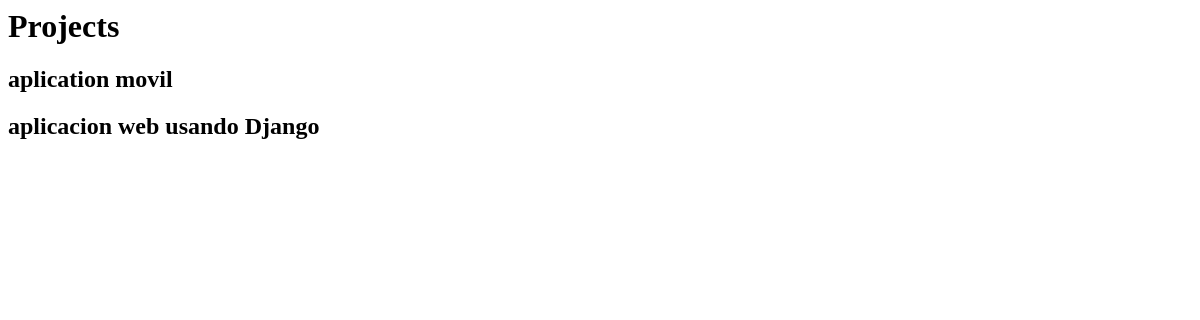
The app's page /projects/, older data.
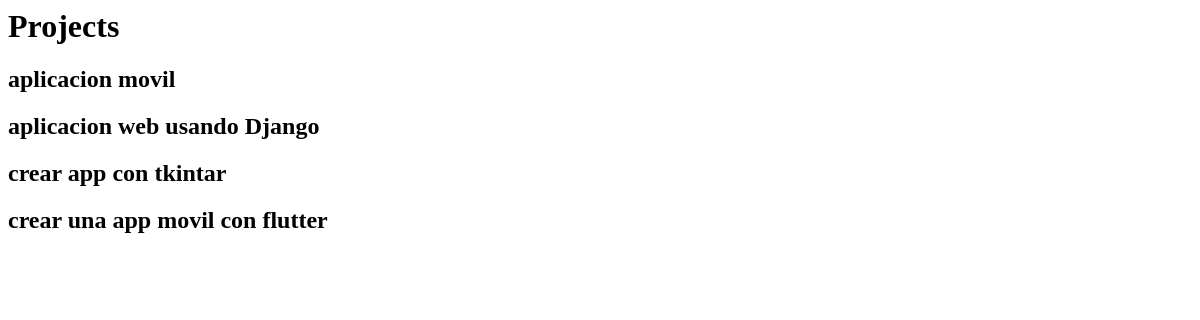
The same page, newer data.
### myapp/models.py (models this page shows, shortened)
class Project(models.Model):
    name = models.CharField(max_length=200)

### myapp/views.py (the view)
# urls.py: path('projects/', views.projects),
def projects(request):
    projects = Project.objects.all()
    return render(request, 'projects.html', {
        'projects': projects
    })

### myapp/templates/projects.html (shortened to what this page needs)
<h1>Projects</h1>
{% for project in projects %}
    <div>
        <h2>{{ project.name }}</h2>
    </div>
{% endfor %}

Row changes from the older to the newer data that the page shows:
changed Project: name "aplication movil" → "aplicacion movil"
added Project: name "crear app con tkintar"
added Project: name "crear una app movil con flutter"
